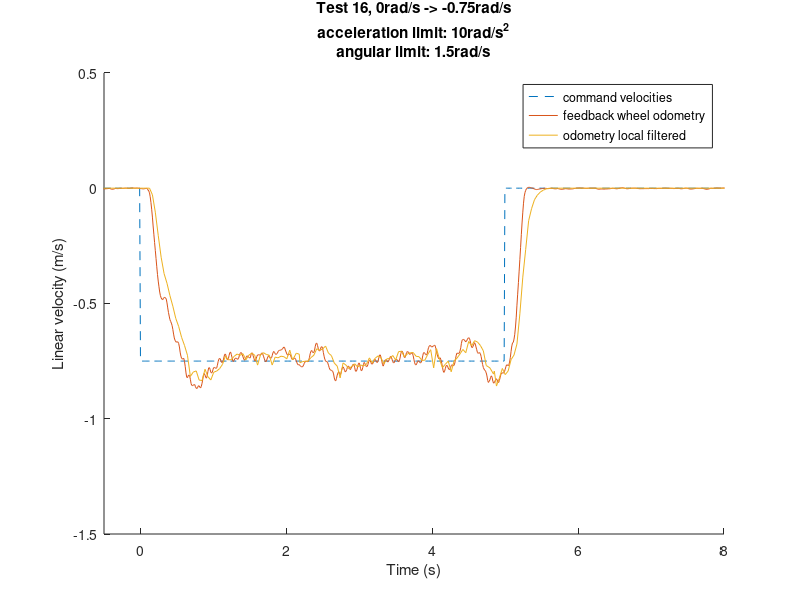

Write MATLAB code to recreate this figure.
clear all;
close all;
%%%%%%%%%%%%%%%%%%% Read command velocities %%%%%%%%%%%%%%%%%%%%%%%%%%%%%%%
cmd_vel = csvread('_slash_segway_slash_cmd_vel.csv',1,0);
% Data format is: rosbagTimestamp,linear,x,y,z,angular,x,y,z
cmd_time = cmd_vel(:,1)/10^9;
cmd_lin = cmd_vel(:,3);
cmd_ang = cmd_vel(:,9)*1.5;%since my angular velocity limit is 1.5rad/s
start_col = find(cmd_ang,1);% Find the first non-zero point
start_time = cmd_time(start_col);
cmd_time = cmd_time - start_time;
figure
hold on
plot(cmd_time,cmd_ang,'--');
%%%%%%%%%%%%%%%%%%% Read feedback_wheel_odometry %%%%%%%%%%%%%%%%%%%%%%%%%%%%%%%
% fid = fopen('wheel_odometry.csv','r');
% dlmread() and csvread() are designed to only expect numeric values, 
% So we need to delete all the non-numerics values.(Finish this step in sublime or other editers)

% Original data format is:
% rosbagTimestamp,header,seq,stamp,secs,nsecs,frame_id,child_frame_id,pose,
% pose,position,x,y,z,orientation,x,y,z,w,covariance,twist,twist,linear,x,y,z,
% angular,x,y,z,covariance

% After deleting non numeric values, data format is:
% rosbagTimestamp,seq,secs,nsecs,(position)x,(position)y,(position)z,(orientation)x,(orientation)y,(orientation)z,(orientation)w,
% covariance(36numbers),(linear)x,(linear)y,(linear)z,(angular)x,(angular)y,(angular)z,covariance(36numbers)

feedback_wheel_odometry = csvread('feedback_wheel_odometry.csv');
feedback_wheel_time = feedback_wheel_odometry(:,3) + feedback_wheel_odometry(:,4)/10^9;
feedback_wheel_time = feedback_wheel_time - start_time;
feedback_wheel_lin = feedback_wheel_odometry(:,48);
feedback_wheel_ang = feedback_wheel_odometry(:,53);
plot(feedback_wheel_time,feedback_wheel_ang);

%%%%%%%%%%%%%%%%%%% Read odometry_local_filtered %%%%%%%%%%%%%%%%%%%%%%%%%%%%%%%
odometry_local = csvread('odometry_local_filtered.csv');
odometry_local_time = odometry_local(:,3) + odometry_local(:,4)/10^9;
odometry_local_time = odometry_local_time - start_time;
odometry_local_lin = odometry_local(:,48);
odometry_local_ang = odometry_local(:,53);
plot(odometry_local_time,odometry_local_ang);
legend('command velocities','feedback wheel odometry','odometry local filtered','Location','best')
axis([-0.5 8 -1.5 0.5])
xlabel('Time (s)')
ylabel('Linear velocity (m/s)')
title({'Test 16, 0rad/s -> -0.75rad/s','acceleration limit: 10rad/s^2','angular limit: 1.5rad/s'})
